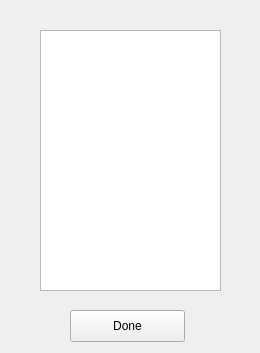
<?xml version="1.0" encoding="UTF-8"?>
<ui version="4.0">
 <class>Show</class>
 <widget class="QWidget" name="Show">
  <property name="geometry">
   <rect>
    <x>0</x>
    <y>0</y>
    <width>260</width>
    <height>353</height>
   </rect>
  </property>
  <property name="windowTitle">
   <string>Log</string>
  </property>
  <widget class="QTextBrowser" name="result">
   <property name="geometry">
    <rect>
     <x>40</x>
     <y>30</y>
     <width>181</width>
     <height>261</height>
    </rect>
   </property>
   <property name="font">
    <font>
     <family>宋体</family>
     <pointsize>40</pointsize>
     <weight>50</weight>
     <bold>false</bold>
    </font>
   </property>
   <property name="readOnly">
    <bool>true</bool>
   </property>
   <property name="textInteractionFlags">
    <set>Qt::TextBrowserInteraction</set>
   </property>
  </widget>
  <widget class="QPushButton" name="done">
   <property name="geometry">
    <rect>
     <x>70</x>
     <y>310</y>
     <width>115</width>
     <height>32</height>
    </rect>
   </property>
   <property name="text">
    <string>Done</string>
   </property>
  </widget>
 </widget>
 <resources/>
 <connections>
  <connection>
   <sender>done</sender>
   <signal>clicked(bool)</signal>
   <receiver>Show</receiver>
   <slot>close()</slot>
   <hints>
    <hint type="sourcelabel">
     <x>127</x>
     <y>325</y>
    </hint>
    <hint type="destinationlabel">
     <x>129</x>
     <y>176</y>
    </hint>
   </hints>
  </connection>
 </connections>
</ui>
